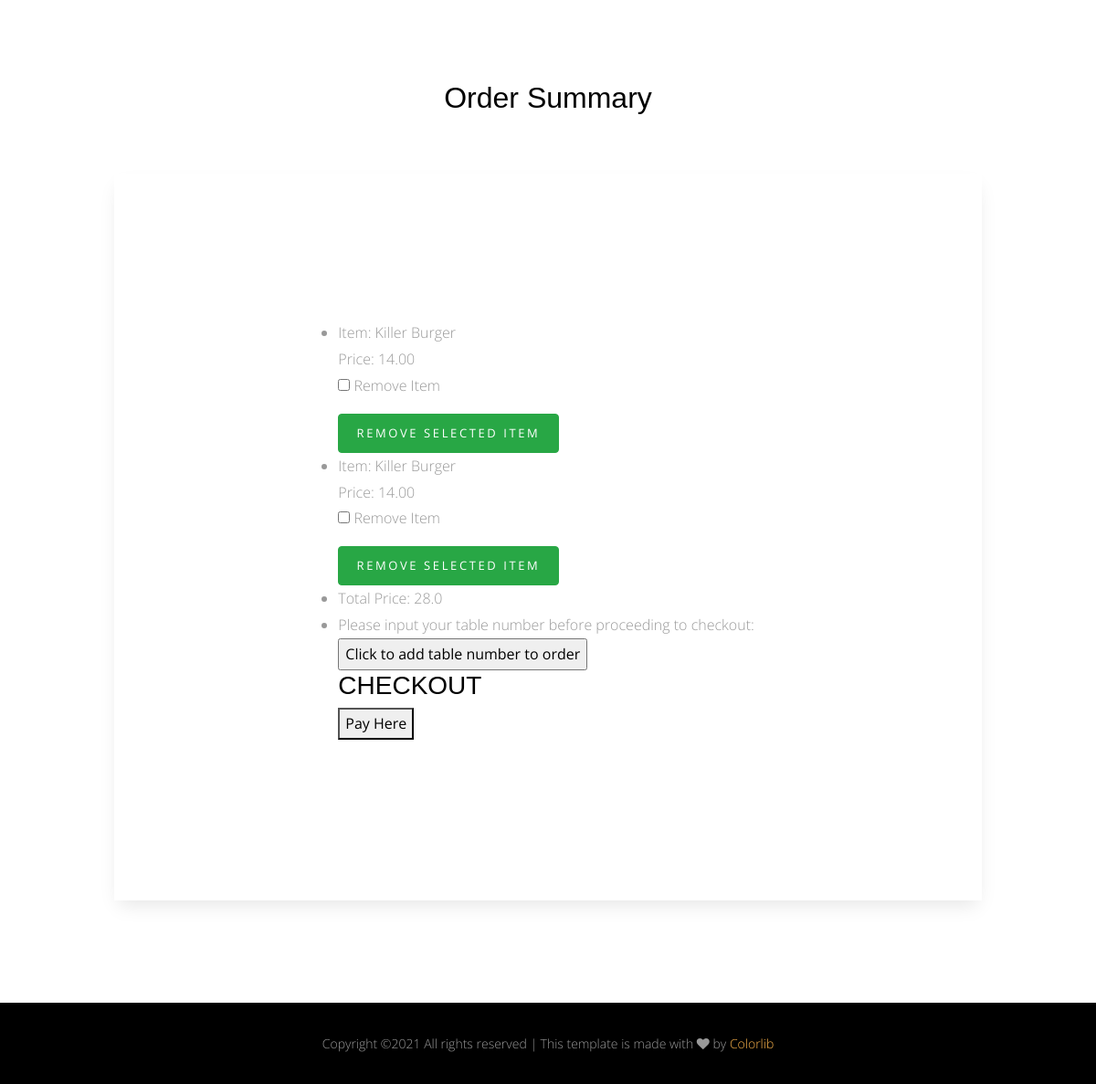
/website/order_summary/ (lower part), run on an earlier commit of the app's database.
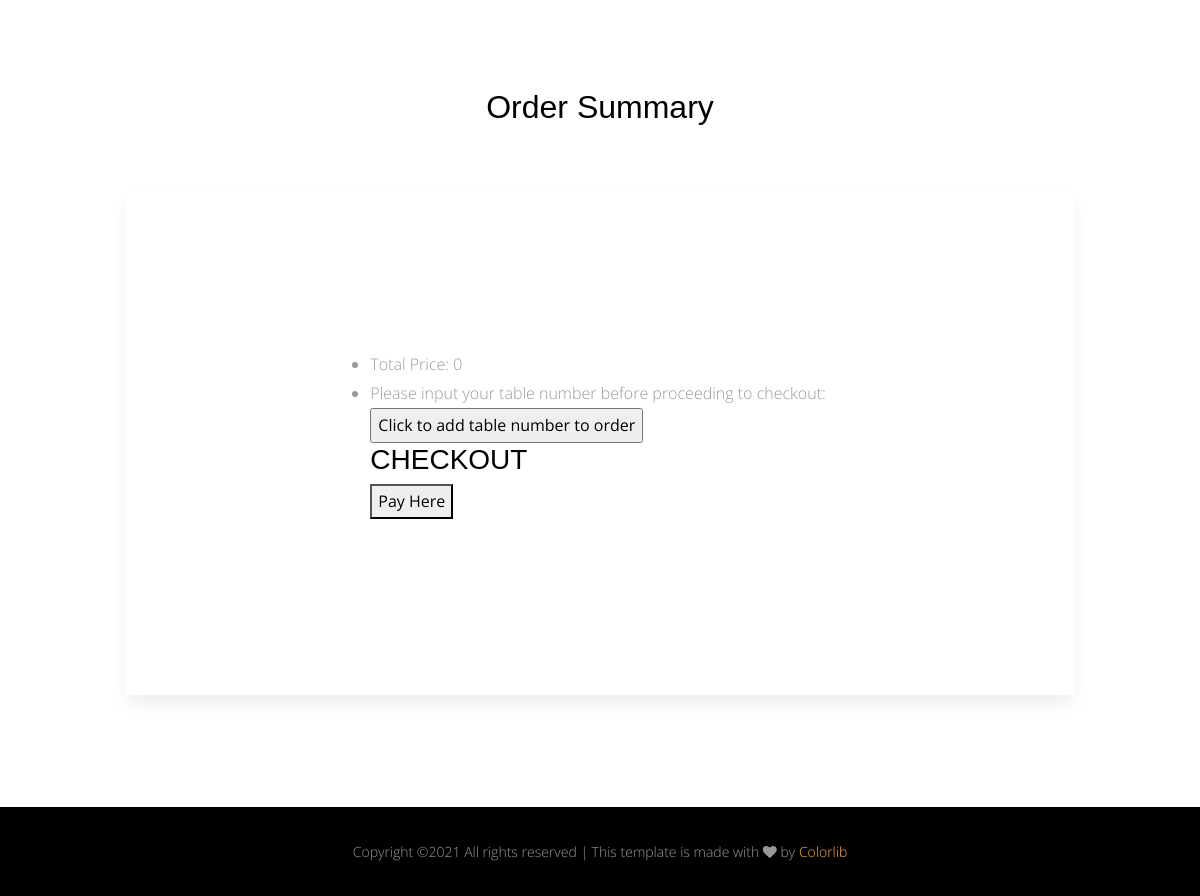
And on a later commit of the database.
### website/models.py (models this page shows, shortened)
class Order(models.Model):
    item_name = models.CharField(max_length = 200, default='00000')
    item_price = models.DecimalField(default=0, decimal_places=2, max_digits=100)
    item_removed = models.BooleanField(default=False)
    item_number = models.IntegerField(default=1)
    item_restaurant = models.IntegerField(default=0)
    def __repr__(self):
        return self.item_price

### website/views.py (the view, shortened to what this page needs)
# urls.py: path('order_summary/', views.order_list, name='order_list'),
def order_list(request):
    order_list = Order.objects.all()
    order_list_price = 0
    order_restaurant = 0
    for x in order_list:
        price = x.__repr__()
        price = float(price)
        order_list_price = order_list_price + price
        order_restaurant = x.item_restaurant
    print(order_list_price)
    order_list_price = str(order_list_price)
    context = {'order_list': order_list, 'order_list_price': order_list_price, 'order_restaurant': order_restaurant}
    return render(request, 'website/order_summary.html', context)

### website/templates/website/order_summary.html (shortened to what this page needs)
{% extends 'base.html' %}
{% load static %}
{% block body %}
        <div class="section" data-aos="fade-up">
          <div class="container">
            <div class="row justify-content-center mb-5">
              <div class="col-md-8  text-center">
                <h2 class="mb-3">Order Summary</h2>
              </div>
            </div>
            <div class="row justify-content-center">
              <div class="col-md-10 p-5 form-wrap">
<div class="section">
  <div class="container">
    <div class="row justify-content-center">
      <div class="col-md-8" data-aos="fade-up">
<ul>
    {% for menu_item in order_list %}
    <li>Item: {{ menu_item.item_name }}</li>
    Price: {{ menu_item.item_price }}
<form method="POST">
    <div class="form-check">
        <input type="checkbox" id={{menu_item.item_name}} value="{{menu_item.item_name}}" name="items_removed">
        <label for="items_removed">Remove Item</label>
    </div>
    <button type="submit" class="btn btn-success">Remove Selected Item</button>
</form>
    {% endfor %}
    <li>Total Price: {{ order_list_price }}</li>
    <li> Please input your table number before proceeding to checkout:</li>
    <input type="button" value="Click to add table number to order" onclick="document.location.href = '/website/create_table/{{ order_restaurant }}'">
    <form>
          <h3>CHECKOUT</h3>
          <button type="button" onClick="payWithRave()">Pay Here</button>
      </form>
</ul>
</div>
</div>
</div>
</div>
</div>
</div>
</div>
</div>
</div>
{% endblock body %}

What changed in the data, as far as the page shows it:
removed Order: item_name "Killer Burger", item_price "14.00"
removed Order: item_name "Killer Burger", item_price "14.00"
Also different on the page:
{{ order_list_price }}: "28.0" → "0"
